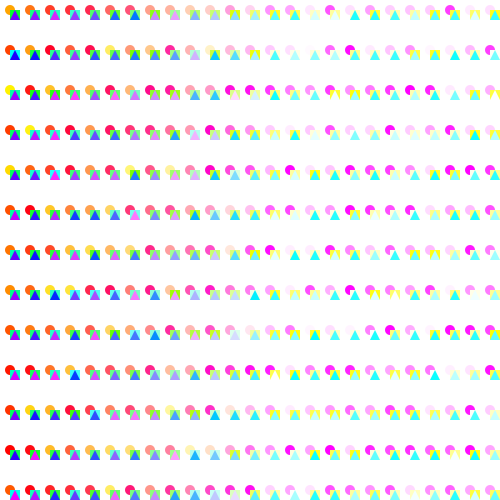
Frame 1 (no input)
Frame 60 (the mouse pressed at the canvas centre just before this capture): identical to frame 1, image omitted
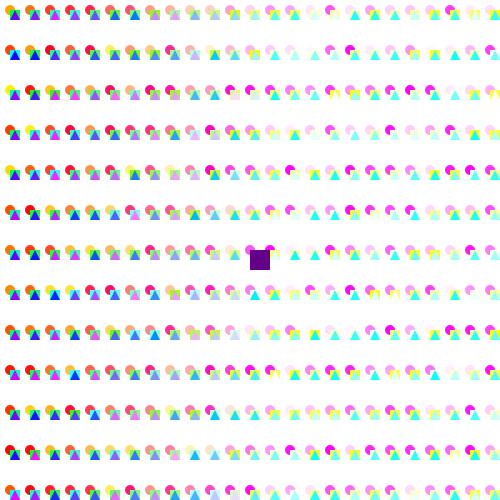
Frame 120 (the mouse held since frame 60 and released just before this capture)

The Processing sketch that drew these frames (run headless with seeded random() and noise(); from frame 60 on, the mouse is pressed at the canvas centre):

// Processing sketch: processing_174591
// ── processing_174591.pde

int a;
int b;
int x,y;
int c;
int d;
int e,f;
int g;
int h;


void setup(){
  size(500,500);
  background(255);
  noStroke();
  textSize(40);
  for(int a=0;a<=500;a+=20){
    for(int b=0;b<=500;b+=40){
      fill(255,random(255),a);
      ellipse(10+a,10+b,10,10);}}
  for(int c=0;c<=500;c+=20){
    for(int d=0;d<=500;d+=40){
    fill(c,255,random(255));
    rect(10+c,10+d,10,10);}}
  for(int g=0;g<=500;g+=20){
    for(int h=0;h<=500;h+=40){
    fill(random(255),g,255);
    triangle(15+g,10+h,10+g,20+h,20+g,20+h);}}    
}

void draw(){
  fill(0,random(255),100);
  ellipse(mouseX,mouseY,x,y);
  fill(100,0,random(255));
  rect(mouseX,mouseY,e,f);
}

void mouseDragged(){
  x=20;
  y=20;
  e=0;
  f=0;}
void mouseReleased(){
  x=0;
  y=0;}

void mousePressed(){
  e=20;
  f=20;}

void keyPressed(){
  size(500,500);
  background(255);
  
      
 switch(key){
   case'e':
   for(int a=0;a<=500;a+=20){
    for(int b=0;b<=500;b+=40){
      fill(255,random(255),a);
      ellipse(10+a,10+b,10,10);}}
      fill(0,100,255);
   text(key,460,40);
   break;
   
    case'r':
    for(int c=0;c<=500;c+=20){
    for(int d=0;d<=500;d+=40){
    fill(c,255,random(255));
    rect(10+c,10+d,10,10);}}
    fill(0,100,255);
   text(key,460,40);
   break;
   
   case't':
   for(int g=0;g<=500;g+=20){
    for(int h=0;h<=500;h+=40){
    fill(random(255),g,255);
    triangle(15+g,10+h,10+g,20+h,20+g,20+h);}}
    fill(0,100,255);
   text(key,460,40);
   break;
   
   case'a':
   for(int a=0;a<=500;a+=20){
    for(int b=0;b<=500;b+=40){
      fill(255,random(255),a);
      ellipse(10+a,10+b,10,10);}}
      
       for(int c=0;c<=500;c+=20){
    for(int d=0;d<=500;d+=40){
    fill(c,255,random(255));
    rect(10+c,10+d,10,10);}}
    
    for(int g=0;g<=500;g+=20){
    for(int h=0;h<=500;h+=40){
    fill(random(255),g,255);
    triangle(15+g,10+h,10+g,20+h,20+g,20+h);}}
    fill(0,100,255);
   text(key,460,40);
   break;
   
   case'z':
   background(255);
   fill(0,100,255);
   text(key,460,40);
   break;
   
   case'x':
   for(int a=0;a<=500;a+=20){
    for(int b=0;b<=500;b+=40){
      fill(255,random(255),a);
      ellipse(10+a,10+b,10,10);}}
      for(int c=0;c<=500;c+=20){
    for(int d=0;d<=500;d+=40){
    fill(c,255,random(255));
    rect(10+c,10+d,10,10);}}
      fill(0,100,255);
   text(key,460,40);
   break;
   
   case'c':
   for(int a=0;a<=500;a+=20){
    for(int b=0;b<=500;b+=40){
      fill(255,random(255),a);
      ellipse(10+a,10+b,10,10);}}
   for(int g=0;g<=500;g+=20){
    for(int h=0;h<=500;h+=40){
    fill(random(255),g,255);
    triangle(15+g,10+h,10+g,20+h,20+g,20+h);}}
    fill(0,100,255);
   text(key,460,40);
   break;   
   
   case'v':
   for(int c=0;c<=500;c+=20){
    for(int d=0;d<=500;d+=40){
    fill(c,255,random(255));
    rect(10+c,10+d,10,10);}}
    for(int g=0;g<=500;g+=20){
    for(int h=0;h<=500;h+=40){
    fill(random(255),g,255);
    triangle(15+g,10+h,10+g,20+h,20+g,20+h);}}
    fill(0,100,255);
   text(key,460,40);
   break;
 }}
   
   
